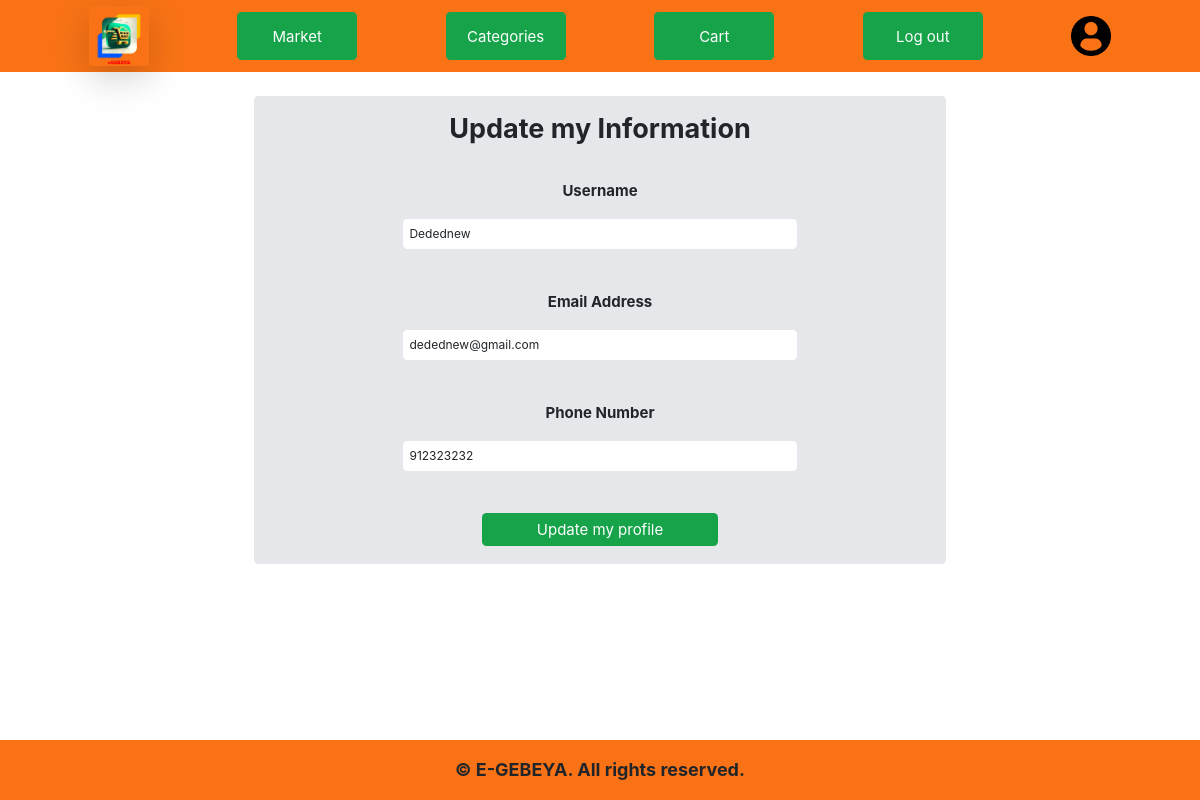
Screenshot of /update (signed in) with the database file from the repository.
### packages/models.py (models this page shows, shortened)
class User(db.Model, UserMixin):
    id = db.Column(db.Integer(), primary_key=True)
    username = db.Column(db.String(length=20), nullable=False, unique=True)
    email = db.Column(db.String(length=20), nullable=False, unique=True)
    phone = db.Column(db.String(), nullable=False, unique=True)
    dob = db.Column(db.Date())
    password_hash = db.Column(db.String(length=20), nullable=False)
    @property
    def password(self):
        return self.password

### packages/routes.py (the view, shortened to what this page needs)
@app.route('/update', methods=['GET', 'POST'])
@login_required  # Requires the user to be logged in to access this route
def update_info():
    update_info = UpdateInfoForm()
    if not update_info.username.data:
        update_info.username.data = current_user.username
    if not update_info.phone.data:
        update_info.phone.data = current_user.phone
    if not update_info.email.data:
        update_info.email.data = current_user.email
    if update_info.errors != {}:
        for error_msg in update_info.errors.values():
            flash(f'{error_msg}',category='danger')
    return render_template('update_profile.html', update_info=update_info)

### packages/forms.py (shortened to what this page needs)
class UpdateInfoForm(FlaskForm):
    edit = SubmitField(label="Update my profile")
    username = StringField(
        label="Username",
        validators=[
            DataRequired(message="Username is required."),
            Length(min=2, max=20, message="Username must be between 2 and 20 characters."),
            Regexp(r'^[A-Z][a-zA-Z]*$', message="Username must start with a capital letter and contain only letters.")
        ]
    )
    email = EmailField(label="Email Address",
                       validators=[Email(), DataRequired()])
    phone = StringField(label="Phone Number",
                        validators=[
                            DataRequired(message="The phone number field cannot be empty!"),
                            Regexp(
                                r"^(?:[1-9]\d{0,8}|9)$",
                                message="Phone number must be a number between 1-9 and 9 digits. It must be without zero"
                            )
                        ])

### packages/models.py (called while the page is built)
@login_manager.user_loader
def Load_user(user_id):
    return User.query.get(int(user_id))

### packages/routes.py (called while the page is built)
def get_cart_count():
    if current_user.is_authenticated:
        cart_count = Cart.query.filter_by(user_id=current_user.id).count()
        return cart_count
    return 0

@app.context_processor
def inject_cart_count():
    cart_count = get_cart_count()
    return dict(cart_count=cart_count)

### packages/templates/update_profile.html (shortened to what this page needs)
{% extends 'base.html' %}
{% block content %}
<div class="w-full p-8 flex justify-center items-center">
    <div
        class="flex flex-col w-[60%] max-sm:w-full max-sm:m-4 gap-4 items-center justify-center bg-gray-200 p-4 rounded-md">
        <h1 class="text-4xl text-center mb-8 font-bold">Update my Information</h1>
        <form method="POST" class="w-[60%] max-sm:w-[80%] gap-4 flex flex-col items-center justify-center">
            {{ update_info.username.label(class="text-xl font-bold") }}
            {{ update_info.username(class="w-full p-2 rounded-md",placeholder="Enter your new Username") }}
            <br>
            {{ update_info.email.label(class="text-xl font-bold") }}
            {{ update_info.email(class="w-full p-2 rounded-md",placeholder="Enter your new Email") }}
            <br>
            {{ update_info.phone.label(class="text-xl font-bold") }}
            {{ update_info.phone(class="w-full p-2 rounded-md",placeholder="Enter your new Phone number - without 0") }}
            <br>
            {{ update_info.edit(class="bg-green-600 p-2 text-xl text-white rounded-md hover:bg-green-800 text-nowrap w-[60%]") }}
        </form>
    </div>
</div>
{% endblock %}

### packages/static/base.css (style rules this page uses)
html { box-sizing: border-box; font-family: 'Courier New', Courier, monospace; font-size: 12px; }
* { box-sizing: border-box; }
*, *:before, *:after { box-sizing: inherit; }
body { margin: 0; }

### rows the page displays
User: username "Dedednew", email "dedednew@gmail.com", phone "912323232"

### other values shown
{{ update_info.username.label(class="text-xl font-bold") }} "Username"
{{ update_info.email.label(class="text-xl font-bold") }} "Email Address"
{{ update_info.phone.label(class="text-xl font-bold") }} "Phone Number"
